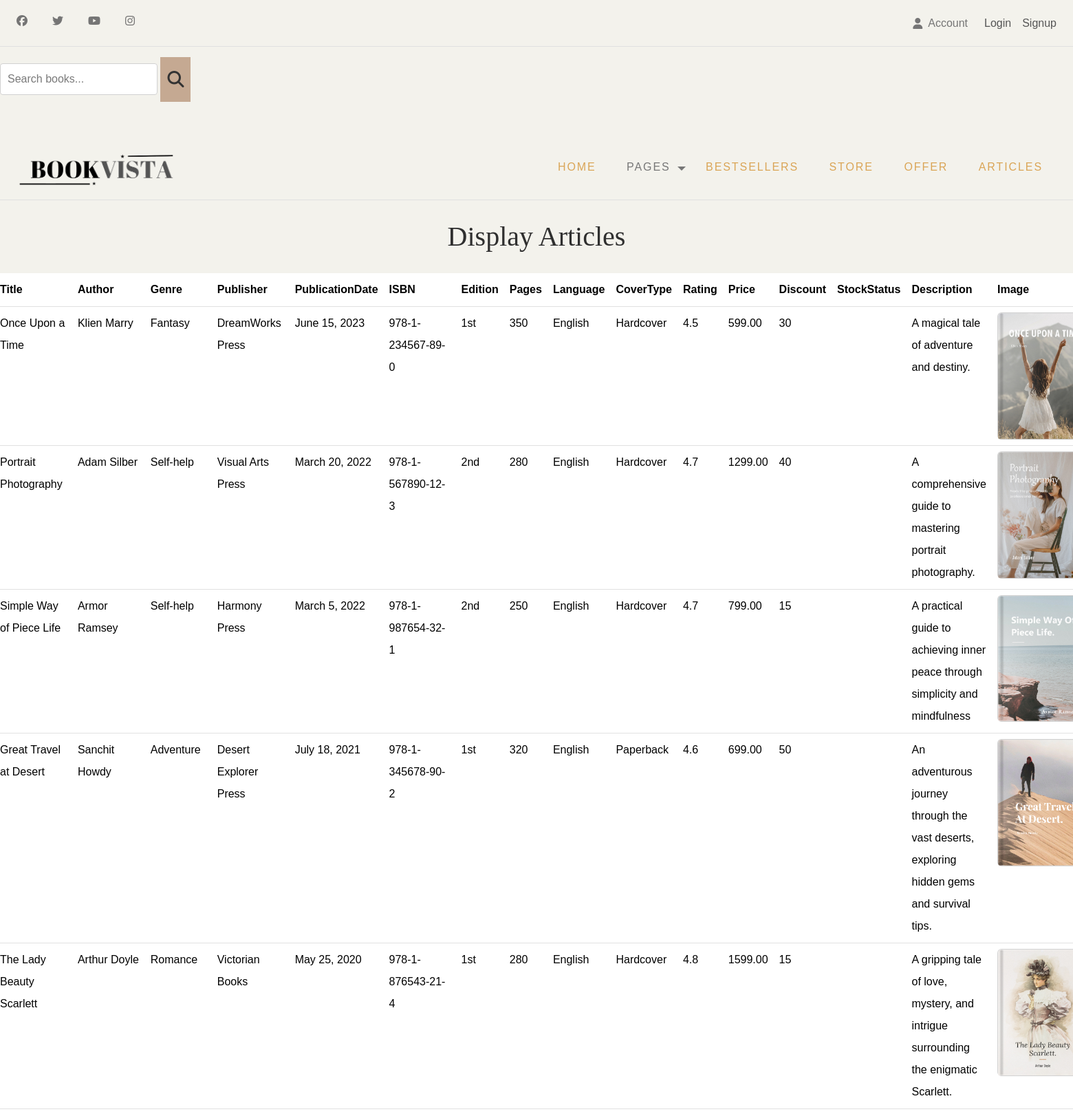
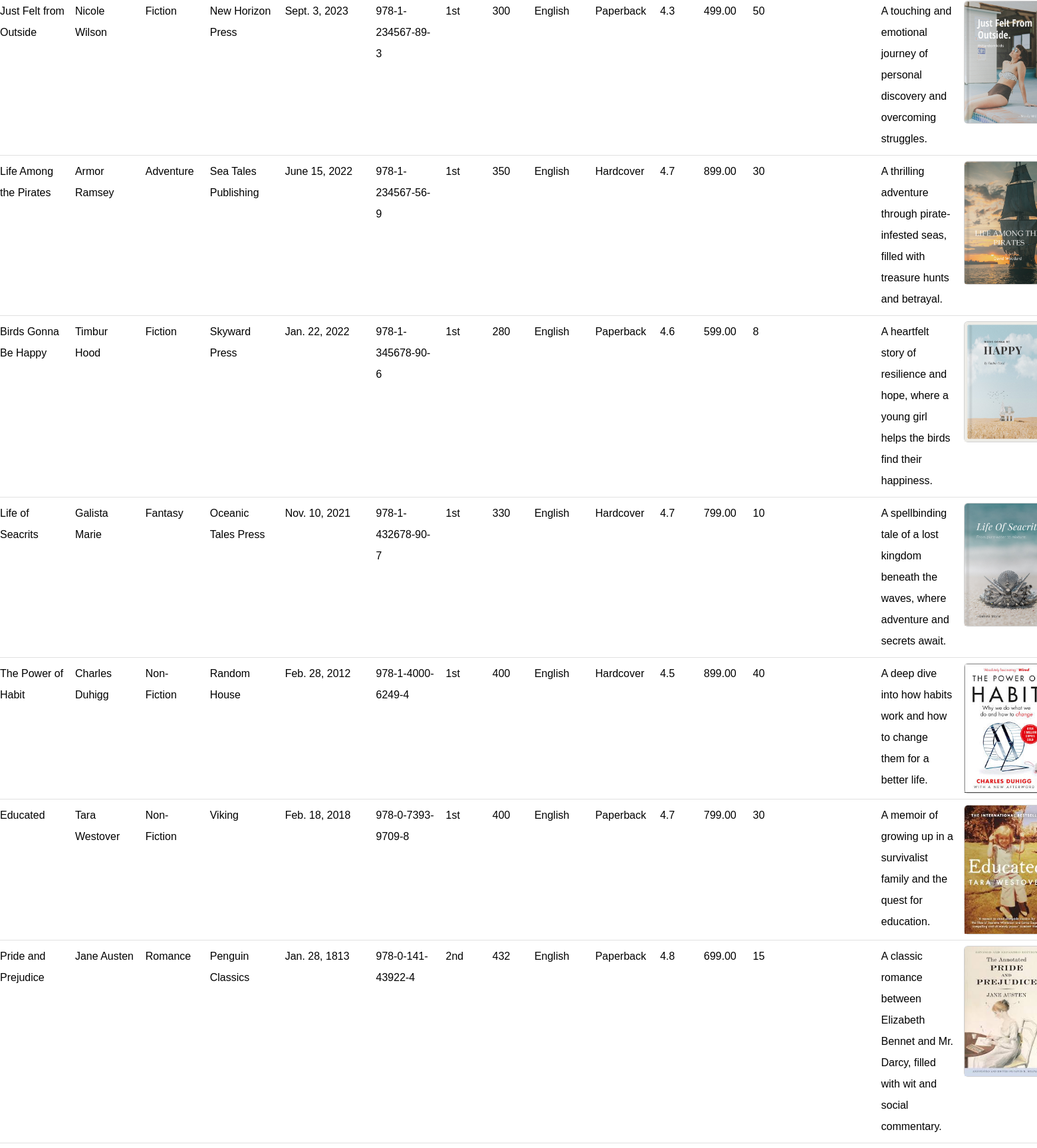
Page /booksdisplay (upper part) on the committed database (2 pictures, top to bottom).
### fifthclass/fifthapp/models.py (models this page shows, shortened)
class BooksModel(models.Model):
    category=models.ForeignKey(CategoryModel,on_delete=models.CASCADE,null=True,blank=True,related_name='books')
    title = models.CharField(max_length=255, null=True, blank=True)
    author = models.CharField(max_length=255, null=True, blank=True)
    genre = models.CharField(max_length=100, null=True, blank=True)
    publisher = models.CharField(max_length=255, blank=True, null=True)
    publication_date = models.DateField( null=True, blank=True)
    isbn = models.CharField(max_length=50, null=True, blank=True)
    edition = models.CharField(max_length=100, blank=True, null=True)
    pages = models.IntegerField( null=True, blank=True)
    language = models.CharField(max_length=100, default="English", null=True, blank=True)
    cover_type = models.CharField(max_length=50, choices=[('Hardcover', 'Hardcover'), ('Paperback', 'Paperback'), ('eBook', 'eBook')])
    rating = models.FloatField(default=0.0, null=True, blank=True)
    price = models.DecimalField(max_digits=10, decimal_places=2, null=True, blank=True)
    discount = models.IntegerField( null=True, blank=True)
    description = models.TextField(null=True, blank=True)
    book_image = models.ImageField(upload_to='books', blank=True, null=True)
    dimensions = models.CharField(max_length=100, blank=True, null=True)
    weight = models.FloatField(blank=True, null=True)
    paper_quality = models.CharField(max_length=100, blank=True, null=True)
    print_type = models.CharField(max_length=100, choices=[('Black & White', 'Black & White'), ('Color', 'Color')], default='Black & White')
    binding = models.CharField(max_length=100, choices=[('Perfect Bound', 'Perfect Bound'), ('Spiral Bound', 'Spiral Bound')], default='Perfect Bound')
    best_seller = models.BooleanField(default=False)
    stock = models.PositiveIntegerField(default=0,null=True,blank=True)

### fifthclass/fifthapp/views.py (the view)
# urls.py: path('booksdisplay', views.BooksDisplay, name='booksdisplay'),
def BooksDisplay(request):
    boo=BooksModel.objects.all()
    return render(request,'booksdisplay.html',{'boo':boo})

### fifthclass/fifthapp/views.py (called while the page is built)
def cart_and_wishlist_count(request):
    cart_count = CartModel.objects.filter(user=request.user).count() if request.user.is_authenticated else 0
    wishlist_count = WishlistModel.objects.filter(user=request.user).count() if request.user.is_authenticated else 0
    return {'cart_count': cart_count, 'wishlist_count': wishlist_count}

### templates/booksdisplay.html (shortened to what this page needs)
{% extends 'base.html'%}
{% load static %}
{% block content %}
<link href="{%static 'css/style.css'%}" rel="stylesheet">
  <div class="p2">
        <center><h1>Display Articles</h1></center>
      </div>
<table class="table table-table table-hover">
  <thead>
            <tr>
                <th>Title</th>
                <th>Author</th>
                <th>Genre</th>
                <th>Publisher</th>
                <th>PublicationDate</th>
                <th>ISBN</th>
                <th>Edition</th>
                <th>Pages</th>
                <th>Language</th>
                <th>CoverType</th>
                <th>Rating</th>
                <th>Price</th>
                <th>Discount</th>
                <th>StockStatus</th>
                <th>Description</th>
                <th>Image</th>
            </tr>
        </thead>
    {% for item in boo %}
   <tbody>
            <tr>
                <td>{{item.title}}</td>
                <td>{{item.author}}</td>
                <td>{{item.genre}}</td>
                <td>{{item.publisher}}</td>
                <td>{{item.publication_date}}</td>
                <td>{{item.isbn}}</td>
                <td>{{item.edition}}</td>
                <td>{{item.pages}}</td>
                <td>{{item.language}}</td>
                <td>{{item.cover_type}}</td>
                <td>{{item.rating}}</td>
                <td>{{item.price}}</td>
                <td>{{item.discount}}</td>
                <td>{{item.stock_status}}</td>
                <td>{{item.description}}</td>
                <td>
    {% if item.book_image %}
        <div class="card" style="width: 8rem;">
            <img src="{{ item.book_image.url }}" class="card-img-top" alt="Book Image">
        </div>
    {% else %}
        No Image
    {% endif %}
</td>
            </tr>
        </tbody>
    {% endfor %}
{% endblock %}

### static/css/style.css (style rules this page uses)
:root { --header-height: 160px; --header-height-min: 80px; }
:root { --accent-color: #C5A992; --secondary-color: #C5A992; --dark-color: #2f2f2f; --light-color: #F3F2EC; --body-text-color: #757575; --light-text-color: #afafaf; --dark-text-color: #2f2f2f; }
:root { --body-font: "Raleway", sans-serif; --heading-font: "Prata", Georgia, serif; --secondary-font: "Playfair Display", Georgia, serif; }
:root, [data-bs-theme=light] { --heading-font: "Prata", Georgia, serif; --heading-font-weight: 400; --heading-color: var(--bs-dark); --heading-line-height: 1.1; --swiper-theme-color: var(--bs-primary); --custom-easing: cubic-bezier(.17, .67, .83, .67); --bs-body-font-family: "Raleway", arial, sans-serif; --bs-body-font-size: 0.9rem; --bs-body-font-weight: 400; --bs-body-line-height: 1.7; --bs-body-color: #333; --bs-body-color-rgb: 51, 51, 51; --bs-primary: #C5A992; --bs-primary-dark: #C5A992; --bs-secondary: #C5A992; --bs-black: #111; --bs-light: #F1F1F0; --bs-dark: #212529; --bs-gray: #949494; --bs-gray-dark: #51565b; --bs-primary-rgb: 169, 128, 115; --bs-secondary-rgb: 253, 238, 233; --bs-black-rgb: 17, 17, 17; --bs-light-rgb: 241, 241, 240; --bs-dark-rgb: 33, 37, 41; --bs-link-color: var(--bs-dark); --bs-link-color-rgb: 17, 17, 17; --bs-link-decoration: underline; --bs-link-hover-color: var(--bs-primary); --bs-link-hover-color-rgb: 169, 128, 115; }
h1, h2, h3, h4, h5, h6 { color: var(--heading-color); }
*, *::before, *::after { -webkit-box-sizing: border-box; -moz-box-sizing: border-box; box-sizing: border-box; }
html { box-sizing: border-box; }
body { font-family: var(--body-font); font-size: 16px; line-height: 2; color: var(--body-text-color); background-color: var(--light-color); }
img { display: inline-block; border: 0; max-width: 100%; height: auto; vertical-align: middle; }
h1, .h1, h2, .h2, h3, .h3, h4, .h4, h5, .h5, h6, .h6 { font-family: var(--heading-font); line-height: 1.2; color: var(--dark-color); }
h1, h2, h3 { margin: 25px 0; text-transform: capitalize; }
h1, .h1 { font-size: 2.5em; line-height: 1.4; }
::placeholder { color: #999; }
th, td { padding: 12px 15px; text-align: left; border-bottom: 1px solid #E1E1E1; }
th:first-child, td:first-child { padding-left: 0; }
pre, blockquote, dl, figure, table, p, ul, ol, form { margin-bottom: 2.5rem; }

### rows in the picture
BooksModel: title "Once Upon a Time", author "Klien Marry", genre "Fantasy", publisher "DreamWorks Press", publication_date "June 15, 2023", isbn "978-1-234567-89-0", edition "1st", pages "350", language "English", cover_type "Hardcover", rating "4.5", price "599.00", discount "30", description "A magical tale of adventure and destiny.", book_image (picture)
BooksModel: title "Portrait Photography", author "Adam Silber", genre "Self-help", publisher "Visual Arts Press", publication_date "March 20, 2022", isbn "978-1-567890-12-3", edition "2nd", pages "280", language "English", cover_type "Hardcover", rating "4.7", price "1299.00", discount "40", description "A comprehensive guide to mastering portrait photography.", book_image (picture)
BooksModel: title "Simple Way of Piece Life", author "Armor Ramsey", genre "Self-help", publisher "Harmony Press", publication_date "March 5, 2022", isbn "978-1-987654-32-1", edition "2nd", pages "250", language "English", cover_type "Hardcover", rating "4.7", price "799.00", discount "15", description "A practical guide to achieving inner peace through simplicity and mindfulness", book_image (picture)
BooksModel: title "Great Travel at Desert", author "Sanchit Howdy", genre "Adventure", publisher "Desert Explorer Press", publication_date "July 18, 2021", isbn "978-1-345678-90-2", edition "1st", pages "320", language "English", cover_type "Paperback", rating "4.6", price "699.00", discount "50", description "An adventurous journey through the vast deserts, exploring hidden gems and survival tips.", book_image (picture)
BooksModel: title "The Lady Beauty Scarlett", author "Arthur Doyle", genre "Romance", publisher "Victorian Books", publication_date "May 25, 2020", isbn "978-1-876543-21-4", edition "1st", pages "280", language "English", cover_type "Hardcover", rating "4.8", price "1599.00", discount "15", description "A gripping tale of love, mystery, and intrigue surrounding the enigmatic Scarlett.", book_image (picture)
BooksModel: title "Just Felt from Outside", author "Nicole Wilson", genre "Fiction", publisher "New Horizon Press", publication_date "Sept. 3, 2023", isbn "978-1-234567-89-3", edition "1st", pages "300", language "English", cover_type "Paperback", rating "4.3", price "499.00", discount "50", description "A touching and emotional journey of personal discovery and overcoming struggles.", book_image (picture)
BooksModel: title "Life Among the Pirates", author "Armor Ramsey", genre "Adventure", publisher "Sea Tales Publishing", publication_date "June 15, 2022", isbn "978-1-234567-56-9", edition "1st", pages "350", language "English", cover_type "Hardcover", rating "4.7", price "899.00", discount "30", description "A thrilling adventure through pirate-infested seas, filled with treasure hunts and betrayal.", book_image (picture)
BooksModel: title "Birds Gonna Be Happy", author "Timbur Hood", genre "Fiction", publisher "Skyward Press", publication_date "Jan. 22, 2022", isbn "978-1-345678-90-6", edition "1st", pages "280", language "English", cover_type "Paperback", rating "4.6", price "599.00", discount "8", description "A heartfelt story of resilience and hope, where a young girl helps the birds find their happiness.", book_image (picture)
BooksModel: title "Life of Seacrits", author "Galista Marie", genre "Fantasy", publisher "Oceanic Tales Press", publication_date "Nov. 10, 2021", isbn "978-1-432678-90-7", edition "1st", pages "330", language "English", cover_type "Hardcover", rating "4.7", price "799.00", discount "10", description "A spellbinding tale of a lost kingdom beneath the waves, where adventure and secrets await.", book_image (picture)
BooksModel: title "The Power of Habit", author "Charles Duhigg", genre "Non-Fiction", publisher "Random House", publication_date "Feb. 28, 2012", isbn "978-1-4000-6249-4", edition "1st", pages "400", language "English", cover_type "Hardcover", rating "4.5", price "899.00", discount "40", description "A deep dive into how habits work and how to change them for a better life.", book_image (picture)
BooksModel: title "Educated", author "Tara Westover", genre "Non-Fiction", publisher "Viking", publication_date "Feb. 18, 2018", isbn "978-0-7393-9709-8", edition "1st", pages "400", language "English", cover_type "Paperback", rating "4.7", price "799.00", discount "30", description "A memoir of growing up in a survivalist family and the quest for education.", book_image (picture)
BooksModel: title "Pride and Prejudice", author "Jane Austen", genre "Romance", publisher "Penguin Classics", publication_date "Jan. 28, 1813", isbn "978-0-141-43922-4", edition "2nd", pages "432", language "English", cover_type "Paperback", rating "4.8", price "699.00", discount "15", description "A classic romance between Elizabeth Bennet and Mr. Darcy, filled with wit and social commentary.", book_image (picture)
